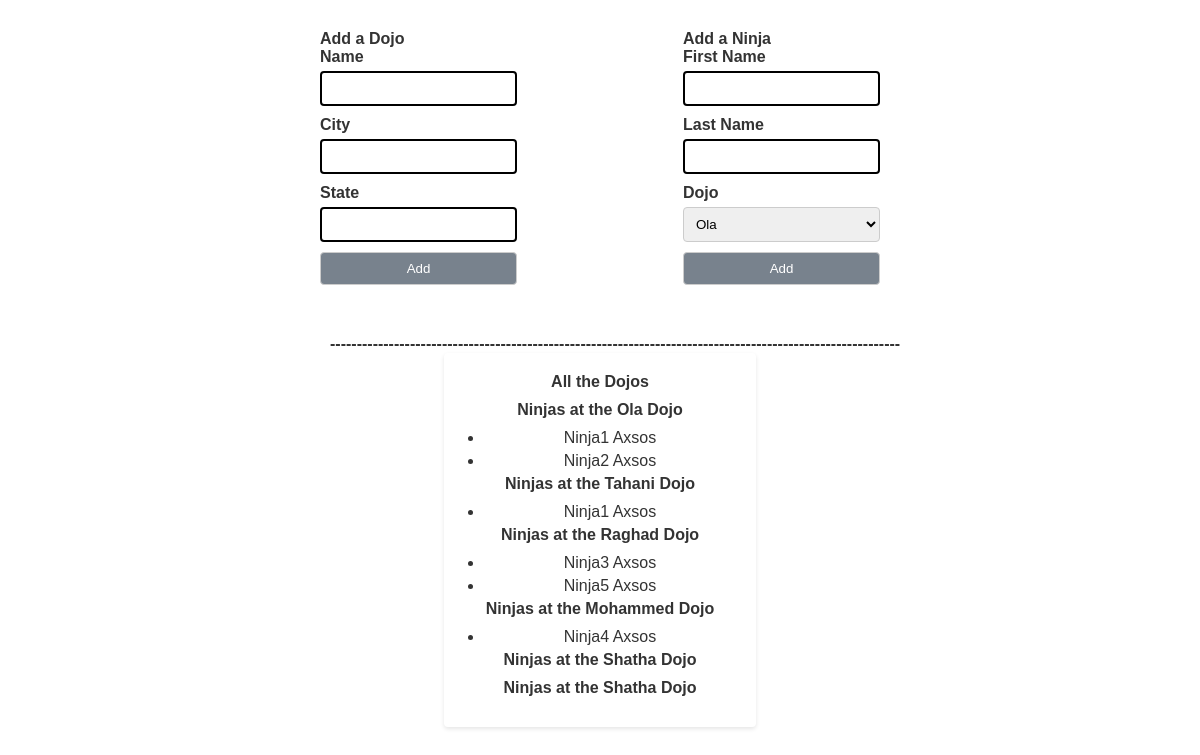
The page / on the database its author committed.
### dg_app/models.py (models this page shows)
class Dojo(models.Model):
    name = models.CharField(max_length=45)
    city = models.CharField(max_length=45)
    state=models.CharField(max_length=45)

class Ninja(models.Model):
    first_name = models.CharField(max_length=45)
    last_name = models.CharField(max_length=45)
    dojo = models.ForeignKey(Dojo, related_name="ninjas", on_delete=models.CASCADE)

### dg_app/views.py (the view)
# urls.py: path('', views.index, name='index'),
def index(request):
    dojos = Dojo.objects.all()
    ninjas = Ninja.objects.all()
    return render(request, "index.html", {"dojos": dojos, "ninjas": ninjas})

### dg_app/templates/index.html (shortened to what this page needs)
<!DOCTYPE html>
<html lang="en">
<head>
    {% load static %}
    <link rel="stylesheet" href="{% static 'style.css' %}">
</head>
<body>
    <div class="above" style="display: flex;">
    <form method="POST" action="{% url 'dojo' %}">
            <div>
                <strong>Add a Dojo</strong> <br>
                <label>Name</label>
                <input required type="text" style="border: 2px solid;" name="name" id=""></input> <br>
                <label>City</label>
                <input type="text" style="border: 2px solid;" name="city" id=""></input><br>
                <label>State</label>
                <input type="text" style="border: 2px solid;" name="state" id=""></input><br>
                <button type="submit">Add</button>
            </div>
    </form>
    <form method="POST" action="{% url 'ninja' %}">
            <div>
                <strong>Add a Ninja</strong> <br>
                <label>First Name</label>
                <input required type="text" style="border: 2px solid;" name="first_name" id=""></input> <br>
                <label>Last Name</label>
                <input required type="text" style="border: 2px solid;" name="last_name" id=""></input><br>
                <label>Dojo</label>
                <select name="dojo" id="">
                    {% for dojo in dojos %}
                        <option value="{{ dojo.name }}">{{ dojo.name }}</option>
                    {% endfor %}
                </select> <br>
                <button type="submit">Add</button>
            </div>
        </form>
        </div>
        <strong class="Line">-----------------------------------------------------------------------------------------------------------</strong>
    <div class="DBoutput">
        <p>All the Dojos</p>
        {% for dojo in dojos %}
            <p>Ninjas at the {{ dojo.name }} Dojo</p>
            <ul>
                {% for ninja in dojo.ninjas.all %}
                    <li>{{ ninja.first_name }} {{ ninja.last_name }}</li>
                {% endfor %}
            </ul>
        {% endfor %}
    </div>
</body>
</html>

### dg_app/static/style.css (style rules this page uses)
* { margin: 0; padding: 0; box-sizing: border-box; }
body { font-family: Arial, sans-serif; color: #333; margin: 0; padding: 10px; width: 800px; height: 1000px; align-items: center; margin: 0 auto; }
.Line { margin-left: 120px; }
.above { display: flex; max-width: 600px; margin: 0 auto; padding: 20px; justify-content: space-between; }
form { margin-bottom: 20px; }
label { display: block; margin-bottom: 5px; font-weight: bold; }
input, select, button { width: 100%; padding: 8px; margin-bottom: 10px; border: 1px solid #ccc; border-radius: 4px; box-sizing: border-box; }
button { background-color: #78828d; color: white; cursor: pointer; }
.DBoutput { background-color: white; padding: 20px; border-radius: 4px; box-shadow: 0 2px 4px rgba(0,0,0,0.1); text-align: center; width: 40%; margin: 0 auto; }
.DBoutput p { font-weight: bold; margin-bottom: 10px; }
ul { padding-left: 20px; }
li { margin-bottom: 5px; }

### rows shown on the page
Dojo: name "Ola"
Ninja: first_name "Ninja1", last_name "Axsos"
Ninja: first_name "Ninja2", last_name "Axsos"
Dojo: name "Tahani"
Ninja: first_name "Ninja1", last_name "Axsos"
Dojo: name "Raghad"
Ninja: first_name "Ninja3", last_name "Axsos"
Ninja: first_name "Ninja5", last_name "Axsos"
Dojo: name "Mohammed"
Ninja: first_name "Ninja4", last_name "Axsos"
Dojo: name "Shatha"
Dojo: name "Shatha"

### other values the page prints
form field dojo "Ola"
